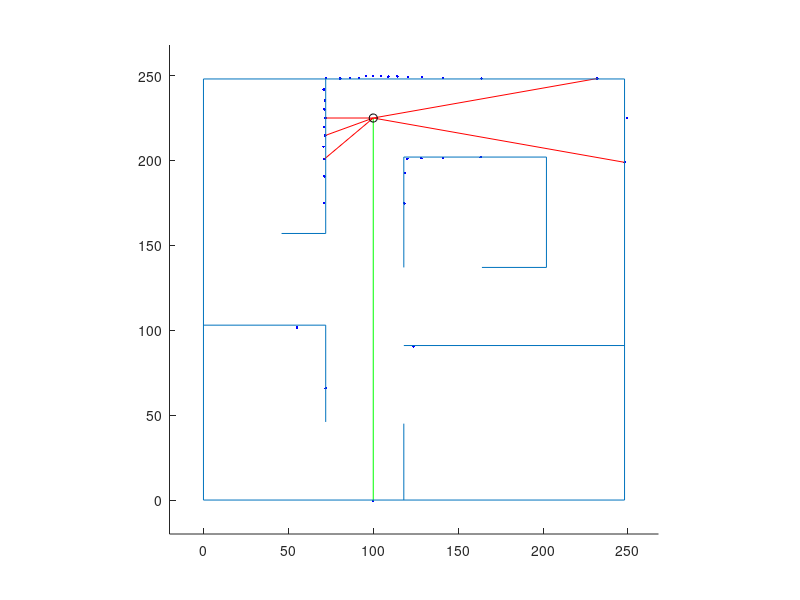

The MATLAB script that drew this image: (Note: this script raises an error after producing the figure.)
cla, clc, clear
hold on
target_head = -90;
%%% Field Walls are set up here as a list of line segments %%%
max_dim = 248; % Maximum field dimensions in centimeters
axis([-20,max_dim+20,-20,max_dim+20])
axis square

% Wall structure [x1,y1;x2,y2] end points of line segment
outer_wall1 = [0,0;0,max_dim];
outer_wall2 = [0,0;max_dim,0];
outer_wall3 = [0,max_dim;max_dim,max_dim];
outer_wall4 = [max_dim,0;max_dim,max_dim];
outer_walls = [outer_wall1;outer_wall2;outer_wall3;outer_wall4];

island_wall1 = [202,137;202,202];
island_wall2 = [118,137;118,202];
island_wall3 = [118,202;202,202];
island_wall4 = [164,137;202,137];
island_walls = [island_wall1;island_wall2;island_wall3;island_wall4];

lr_wall1 = [118,91;max_dim,91];
lr_wall2 = [118,45;118,0];
lr_walls = [lr_wall1;lr_wall2];

ll_wall1 = [0,103;72,103];
ll_wall2 = [72,103;72,46];
ll_walls = [ll_wall1;ll_wall2];

ur_wall1 = [72,157;72,max_dim];
ur_wall2 = [46,157;72,157];
ur_walls = [ur_wall1;ur_wall2];

field_walls = [outer_walls;island_walls;lr_walls;ll_walls;ur_walls];

%%% Initialization parameters for robot and sensor %%%
r_pose_start = [100,225,(pi/180)*(-90)]; % Starting pose of the robot
r_pose = r_pose_start;
num_readings = 36; % Number of sensor readings
angle_increment = 10*(pi/180); % Angular displacement between readings in radians
v = 0; % Linear Velocity, cm/sec
om = 0; % Angular Velocity, rad/sec
dt = 0.25; % Time step
pause(1)

% *** ITERATE THROUGH POSITIONS *** %
for t = 0:dt:5000
    cla
    laser_r = ones(length(field_walls)/2,num_readings);
    laser_r = laser_r.*1e3;

    for index = 1:num_readings
        angle = index*angle_increment + r_pose(3);
        for iter = 1:2:length(field_walls) % USING ASSUMPTION OF PARALLEL AND PERPENDICULAR WALLS
             if field_walls(iter,1) == field_walls(iter+1,1) % x components are the same
                 x_wall = field_walls(iter,1);
                 y_wall_proj = tan(angle)*(x_wall - r_pose(1)) + r_pose(2);
                 y_wall_max = max([field_walls(iter,2),field_walls(iter+1,2)]);
                 y_wall_min = min([field_walls(iter,2),field_walls(iter+1,2)]);
                 if (sign(cos(angle)) == sign(x_wall - r_pose(1))) || (tan(angle) > 1e10)
                     if (y_wall_proj <= y_wall_max) && (y_wall_proj >= y_wall_min) % if the projection lands on the wall
                        laser_r((iter+1)/2,index) = sqrt((x_wall - r_pose(1)).^2 + (y_wall_proj - r_pose(2)).^2);
                        %line(field_walls(iter:iter+1,1),field_walls(iter:iter+1,2),'Color','g')
                        %plot(x_wall, y_wall_proj,'r+')
                     end
                 end
             else % y components are the same
                 y_wall = field_walls(iter,2);
                 x_wall_proj = (y_wall - r_pose(2))/tan(angle) + r_pose(1);
                 x_wall_max = max([field_walls(iter,1),field_walls(iter+1,1)]);
                 x_wall_min = min([field_walls(iter,1),field_walls(iter+1,1)]);
                 if (sign(sin(angle)) == sign(y_wall - r_pose(2))) || (tan(angle) > 1e10)
                     if (x_wall_proj <= x_wall_max) && (x_wall_proj >= x_wall_min) % if the projection lands on the wall
                         if (angle == 90*(pi/180)) && (y_wall < r_pose(2))
                             continue
                         end
                         if (angle == 270*(pi/180)) && (y_wall > r_pose(2))
                             continue
                         end
                         laser_r((iter+1)/2,index) = sqrt((y_wall - r_pose(2)).^2 + (x_wall_proj - r_pose(1)).^2);
                         %line(field_walls(iter:iter+1,1),field_walls(iter:iter+1,2),'Color','r')
                         %plot(x_wall_proj, y_wall,'g+')
                     end
                 end
             end
        end
    end

    laser_rp = zeros(1,num_readings);
    for index = 1:num_readings
        laser_rp(index) = min(laser_r(:,index));
            laser_rp(index) = laser_rp(index) + 2*rand(1);
    end

    laser_xy = zeros(num_readings,2);
    for index = 1:num_readings
        angle = index*angle_increment + r_pose(3);
        laser_xy(index,:) = [laser_rp(index)*cos(angle) + r_pose(1),laser_rp(index)*sin(angle) + r_pose(2)];
    end

    %%% PLOT LASER LINES %%%
    for index = 1:num_readings
        % Show all laser lines
        %line([r_pose(1),laser_xy(index,1)],[r_pose(2),laser_xy(index,2)],'Color','r')
        % Show laser dots
        plot(laser_xy(:,1),laser_xy(:,2), 'b.')
    end
    %%% Show special laser lines in different colors %%%
    line([r_pose(1),laser_xy(36,1)],[r_pose(2),laser_xy(36,2)], 'Color','g') % Heading beam
    for index = [8, 10, 27, 29, 31] % To add laser lines to display enter their index in the square bracket
        line([r_pose(1),laser_xy(index,1)],[r_pose(2),laser_xy(index,2)], 'Color','r')
    end
    
    %%% DRAW WALLS %%%
    for iter = 1:2:length(field_walls)
        line(field_walls(iter:iter+1,1),field_walls(iter:iter+1,2))
    end
    %%% PLOT ROBOT %%%
    plot(r_pose(1),r_pose(2),'ko')


    
    % *** Potential Field Navigation *** %
    disp("Beam 8:");
    disp(laser_rp(8));
    disp("Beam 10:");
    disp(laser_rp(10));
    vp = v;
    omp = om;
    [v, om, target_head] = PocLoc1(laser_rp, (r_pose(3)*180/pi), target_head);
    
    %%% MOTION NOISE %%%
    v = v + .2*rand(1);
    om = om + .01*rand(1);
    
    %%% MOTION DAMPENING %%%
    v = 0.1*v + 0.9*vp;
    om = 0.1*om + 0.9*omp;
    
    %%% MOTION MODEL %%%
    r_pose(3) = r_pose(3) + om*dt;
    r_pose(1) = r_pose(1) + v*cos(r_pose(3));
    r_pose(2) = r_pose(2) + v*sin(r_pose(3));
    disp((r_pose(3) * 180/pi)+90);
    pause(1/256)
end
